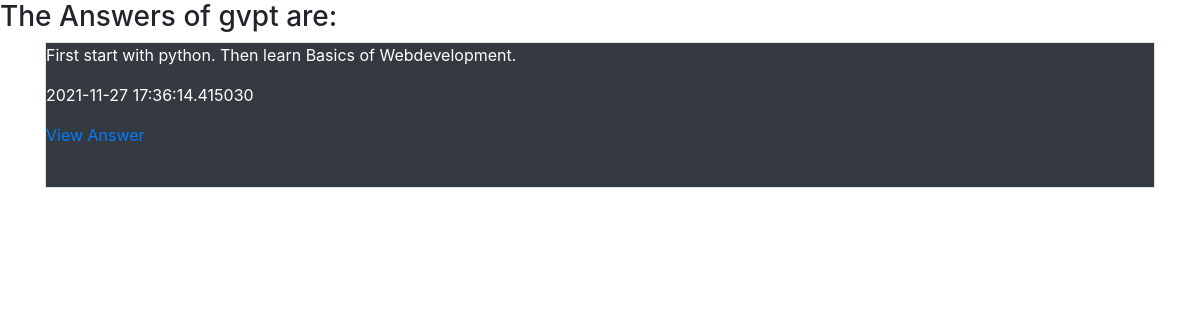
The page /profile/Answer/4 (signed in) on the database its author committed.
### tables this page shows
CREATE TABLE User(
    user_id     INTEGER PRIMARY KEY autoincrement,
    User_name   varchar(20),
    Password    blob(50),
    Salt        blob(8),
    Email       varchar(40),
    LastLogin   Text);

CREATE TABLE Answer(
    A_id        INTEGER PRIMARY KEY autoincrement,
    Q_id        int not null,
    user_id     int not null,
    A_Text      varchar(500),
    Upvote_count    int default 0,
    Downvote_count  int default 0,
    Date        Text,
    Anonymous   int default 0);

### app.py (the view)
@app.route('/profile/Answer/<int:user_id>')
def UserAnswerList(user_id):
    Aut=[]
    Aut.append(session['UserId']==user_id)
    Aut.append(GetUserName(user_id))
    return render_template('UserAnswerList.html',Answers=GetUserAns(user_id),Aut=Aut)

### Sql_Querries.py (called while the page is built)
def GetUserName(U_Id):
    conn=sqlite3.connect('quora.db')
    cur=conn.cursor()
    cur.execute("Select User_name from User where user_id=?",(U_Id,))
    res=cur.fetchone()
    conn.close()
    return res[0]

def GetUserAns(U_id):
    conn = sqlite3.connect('quora.db')
    cur = conn.cursor()
    cur.execute("select A_id,Q_id,A_text,Date from Answer where user_id=? order by Date Desc",(U_id,))
    data = cur.fetchall()
    conn.close()
    return(data)

### templates/UserAnswerList.html
{% extends "Base.html" %}
{% block Body %}
{%if Aut[0] %}
    <h3> My Answers are: </h3>
{% else %}
    <h3> The Answers of {{Aut[1]}} are: </h3>
{% endif %}
<div class="container">
    {% for Ans in Answers %}
    <div class="border bg-dark text-white">
        <p>{{Ans[2]}}</p>
        <p>{{Ans[3]}}</p>
        <p><a href="/Answer/{{Ans[0]}}">View Answer</a></p>
        <br>
    </div>
    {% endfor %}
</div>
{% endblock Body %}

### rows shown on the page
User: User_name "gvpt"
Answer: A_Text "First start with python. Then learn Basics of Webdevelopment.", Date "2021-11-27 17:36:14.415030"
